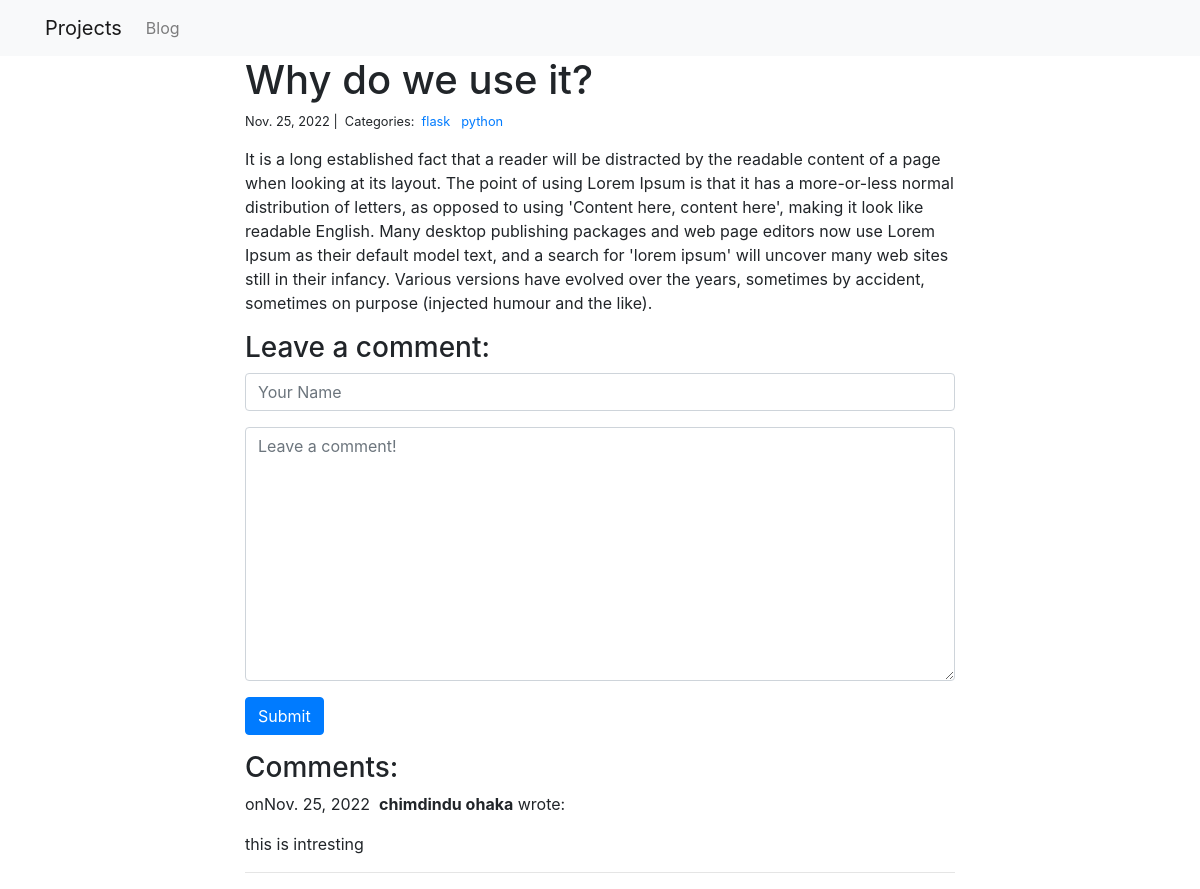
The app's page /blog/2/ with its own data.
### blog/models.py (models this page shows, shortened)
class Post(models.Model):
    title = models.CharField(max_length=255)
    body = models.TextField()
    created_on = models.DateTimeField(auto_now=True)
    last_modified = models. DateTimeField(auto_now=True)
    Categories = models.ManyToManyField('Category', related_name='posts')

class  Category(models.Model):
    name = models.CharField(max_length=20)

class Comment(models.Model):
    author = models.CharField(max_length=60)
    body = models.TextField()
    created_on = models.DateTimeField(auto_now_add=True)
    post = models. ForeignKey('post', on_delete=models.CASCADE)

### blog/views.py (the view, shortened to what this page needs)
# urls.py: path("<int:pk>/", views.blog_detail, name="blog_detail"),
def blog_detail(request, pk):
    post = Post.objects.get(pk=pk)
    form = CommentForm()
    comments = Comment.objects.filter(post=post)
    context = {
        'post': post,
        "comments": comments,
        "form": form,
    }
    return render(request, "blog_detail.html", context)

### blog/forms.py
class CommentForm(forms.Form):
    author = forms.CharField(
        max_length=60,
        widget=forms.TextInput(attrs={
            "class": "form-control",
            "placeholder": "Your Name"
        })
    )
    body = forms.CharField(widget=forms.Textarea(
        attrs={
            "class": "form-control",
            "placeholder": "Leave a comment!"
        })
        )

### blog/template/blog_detail.html (shortened to what this page needs)
{% extends "base.html" %}
{% block page_content %}
<div class="col-md-8 offset-md-2">
    <h1>{{ post.title }}</h1>
    <small>
        {{ post.created_on.date }} |&nbsp;
        Categories:&nbsp;
        {% for category in post.Categories.all %}
        <a href="{% url 'blog_category' category.name %}">
            {{ category.name }}
        </a>&nbsp;
        {% endfor %}
    </small>
    <p>{{ post.body | linebreaks }}</p>
    <h3>Leave a comment:</h3>
    <form action="/blog/{{ post.pk }}/" method="post">
        <div class="form-group">
            {{ form.author }}
        </div>
        <div class="form-group">
            {{ form.body }}
        </div>
        <button type="submit" class="btn btn-primary">Submit</button>
    </form>
    <h3>Comments:</h3>
    {% for comment in comments %}
    <p>
        on{{ comment.created_on.date }}&nbsp;
        <b>{{ comment.author }}</b> wrote:
    </p>
    <p>{{ comment.body }}</p>
    <hr>
    {% endfor %}
</div>
{% endblock %}

### records on screen
Post: title "Why do we use it?", created_on "Nov. 25, 2022", body "It is a long established fact that a reader will be distracted by the readable content of a page when looking at its layout. The point of using Lorem Ipsum is that it has a more-or-less normal distribution of letters, as opposed to using 'Content here, content here', making it look like readable English. Many desktop publishing packages and web page editors now use Lorem Ipsum as their default model text, and a search for 'lorem ipsum' will uncover many web sites still in their infancy. Various versions have evolved over the years, sometimes by accident, sometimes on purpose (injected humour and the like)."
Category: name "flask"
Category: name "python"
Comment: created_on "Nov. 25, 2022", author "chimdindu ohaka", body "this is intresting"
